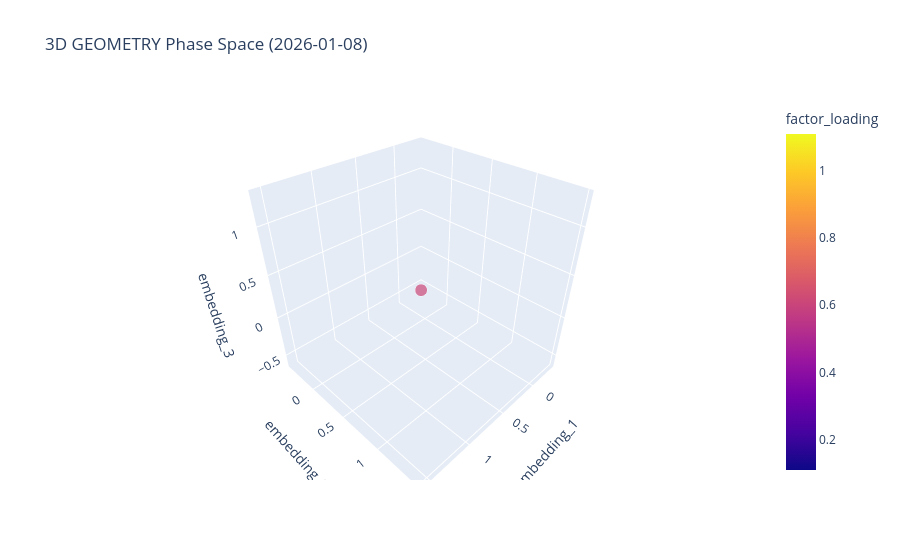

Notebook source saved alongside this figure:
### Code cell
# Cell 10b: 3D phase space (optional)
if HAS_PLOTLY and not embedding_df.empty:
    latest_date = embedding_df.index.max()
    latest = embedding_df.loc[latest_date]
    if isinstance(latest, pd.Series):
        latest = latest.to_frame().T

    required_cols = {'embedding_1', 'embedding_2', 'embedding_3'}
    if not required_cols.issubset(latest.columns):
        print('⚠️ embedding_1/embedding_2/embedding_3 missing; skipping 3D plot.')
    else:
        latest = latest.copy()
        #latest['embed_norm'] = np.sqrt((latest[['embedding_1', 'embedding_2', 'embedding_3']].values ** 2).sum(axis=1))
        latest['embed_norm'] = np.sqrt(
            (latest[['embedding_1', 'embedding_2', 'embedding_3']].astype(float).values ** 2).sum(axis=1))
        color_field = 'embed_norm'

        if 'geometry_state' in locals() and geometry_state:
            U_list = geometry_state.get('U', [])
            Lambda_list = geometry_state.get('Lambda', [])
            assets = geometry_state.get('assets', []) if isinstance(geometry_state, dict) else []
            if U_list and Lambda_list and assets:
                U_last = U_list[-1]
                lam_last = Lambda_list[-1]
                n_assets = len(assets)
                if U_last.shape[0] >= n_assets:
                    loadings = U_last[:n_assets, 0] * np.sqrt(max(lam_last[0], 0))
                    loading_df = pd.DataFrame({'symbol': assets, 'factor_loading': loadings})
                    latest = latest.merge(loading_df, on='symbol', how='left')
                    if latest['factor_loading'].notna().any():
                        color_field = 'factor_loading'

        source_label = embedding_source.upper() if 'embedding_source' in locals() else 'PGA'
        fig = px.scatter_3d(
            latest,
            x='embedding_1',
            y='embedding_2',
            z='embedding_3',
            color=color_field,
            size='embed_norm',
            hover_name='symbol',
            title=f'3D {source_label} Phase Space ({latest_date.date()})'
        )
        fig.show()
else:
    print('⚠️ Plotly unavailable or embedding_df empty.')

### Figure 1 — Plotly figure (JSON) as saved in the notebook; plotly's stock layout.template omitted (floating-point values rounded to 4 significant figures)
{"data": [{"hovertemplate": "<b>%{hovertext}</b><br><br>embedding_1=%{x}<br>embedding_2=%{y}<br>embedding_3=%{z}<br>embed_norm=%{marker.size}<br>factor_loading=%{marker.color}<extra></extra>", "hovertext": ["VIXY"], "legendgroup": "", "marker": {"color": [0.6093], "coloraxis": "coloraxis", "size": [0.882], "sizemode": "area", "sizeref": 0.002205, "symbol": "circle"}, "mode": "markers", "name": "", "scene": "scene", "showlegend": false, "type": "scatter3d", "x": [0.6093], "y": [0.5415], "z": [0.3368]}], "layout": {"coloraxis": {"colorbar": {"title": {"text": "factor_loading"}}, "colorscale": [[0, "#0d0887"], [0.1111, "#46039f"], [0.2222, "#7201a8"], [0.3333, "#9c179e"], [0.4444, "#bd3786"], [0.5556, "#d8576b"], [0.6667, "#ed7953"], [0.7778, "#fb9f3a"], [0.8889, "#fdca26"], [1, "#f0f921"]]}, "legend": {"itemsizing": "constant", "tracegroupgap": 0}, "scene": {"domain": {"x": [0, 1], "y": [0, 1]}, "xaxis": {"title": {"text": "embedding_1"}}, "yaxis": {"title": {"text": "embedding_2"}}, "zaxis": {"title": {"text": "embedding_3"}}}, "title": {"text": "3D GEOMETRY Phase Space (2026-01-08)"}}}
